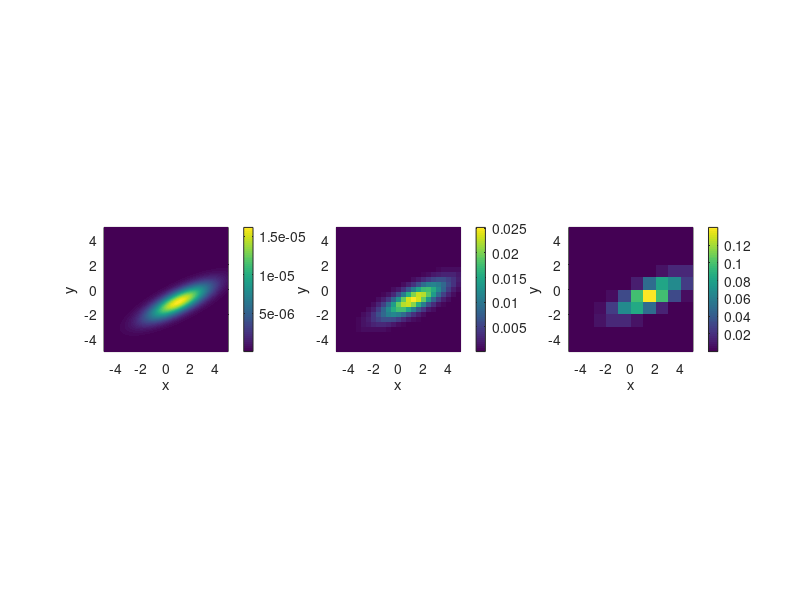

MATLAB code for this plot:
clear all
close all

% Define Distribution
% Normal distributed with covaraince matrix for 2 random variables

% expected values
mu = [1 -1]; 

% Covaraince
SIGMA = 3*[.9 .4; .4 .3]; 

% 100 Sample
X = mvnrnd(mu,SIGMA,10); 

% Density
min_x = -5;
max_x = 5;
x_vec = min_x:abs(max_x-min_x)/1000:max_x;
for IDX=1:length(x_vec)    
    p(IDX,:) = mvnpdf([x_vec;x_vec.*0+x_vec(IDX)]',mu,SIGMA );     
end; 
p = p./sum(p(:));
% Probaility of coarse intervalls

kernel = ones(40,40);
p2  = conv2(p,kernel,'same');
p2  = p2(1:40:end,1:40:end);

kernel = ones(100,100);
p3  = conv2(p,kernel,'same');
p3  = p3(1:100:end,1:100:end);

% Plot 
subplot(1,3,1)
pcolor(x_vec,x_vec,p)
shading flat
xlabel('x')
ylabel('y')
colorbar
axis square

subplot(1,3,2)
pcolor(x_vec(1:40:end),x_vec(1:40:end),p2)
shading flat
xlabel('x')
ylabel('y')
colorbar
axis square

subplot(1,3,3)
pcolor(x_vec(1:100:end),x_vec(1:100:end),p3)
shading flat
xlabel('x')
ylabel('y')
colorbar
axis square